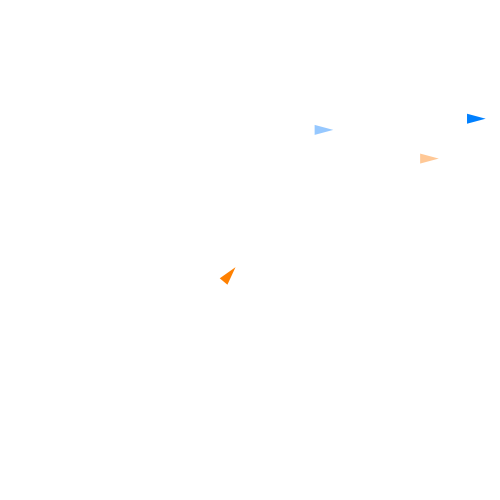
Frame 1 (no input)
Frame 60 (the mouse pressed at the canvas centre just before this capture): identical to frame 1, image omitted
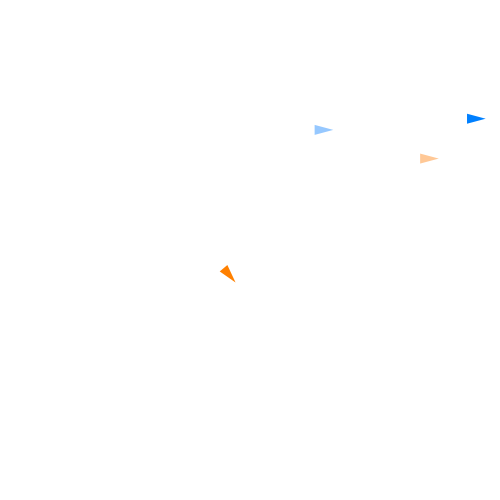
Frame 120 (the mouse held since frame 60 and released just before this capture)

The Processing sketch that drew these frames (run headless with seeded random() and noise(); from frame 60 on, the mouse is pressed at the canvas centre):

// Processing sketch: Dogfight
// ── Dogfight.pde
int num1 = 2;
int num2 = 2;
float rotSpeed = 0.1;
float [] x1 = new float[num1];
float [] y1 = new float[num1];
float [] vx1 = new float[num1];
float [] vy1 = new float[num1];
float [] theta1 = new float[num1];
color [] c1 = new color[num1];
float [] x2 = new float[num2];
float [] y2 = new float[num2];
float [] vx2 = new float[num2];
float [] vy2 = new float[num2];
float [] theta2 = new float[num2];
color [] c2 = new color[num2];

void setup() {
  size(500,500);
  for(int i = 0; i < num1; i++) {
    x1[i] = random(width);
    y1[i] = random(height);
    vx1[i] = 0;
    vy1[i] = 0;
    theta1[i] = 0;
    c1[i] = color(150,200,255);
  }
  c1[num1-1] = color(0,128,255);
  for(int i = 0; i < num2; i++) {
    x2[i] = random(width);
    y2[i] = random(height);
    vx2[i] = 0;
    vy2[i] = 0;
    theta2[i] = 0;
    c2[i] = color(255,200,150);
  }
  c2[num2-1] = color(255,128,0);
}

void draw() {
  background(255);
  noStroke();
  for(int i = 0; i < num1; i++) {
    fill(c1[i]);
    x1[i] += vx1[i];
    y1[i] += vy1[i];
    if(x1[i] > width) {
      x1[i] = 0;
    } else if(x1[i] < 0) {
      x1[i] = width;
    }
    if(y1[i] > height) {
      y1[i] = 0;
    } else if(y1[i] < 0) {
      y1[i] = height;
    }
    triangle(x1[i]+10*cos(theta1[i]+5*PI/6),y1[i]-10*sin(theta1[i]+5*PI/6),x1[i]+10*cos(theta1[i]),y1[i]-10*sin(theta1[i]),x1[i]+10*cos(theta1[i]-5*PI/6),y1[i]-10*sin(theta1[i]-5*PI/6));
  }
  theta2[num2-1] = atan((y2[num2-1]-mouseY)/(x2[num2-1]-mouseX));
  for(int i = 0; i < num2; i++) {
    fill(c2[i]);
    x2[i] += vx1[i];
    y2[i] += vy1[i];
    if(x2[i] > width) {
      x2[i] = 0;
    } else if(x1[i] < 0) {
      x2[i] = width;
    }
    if(y2[i] > height) {
      y2[i] = 0;
    } else if(y2[i] < 0) {
      y2[i] = height;
    }
    triangle(x2[i]+10*cos(theta2[i]+5*PI/6),y2[i]-10*sin(theta2[i]+5*PI/6),x2[i]+10*cos(theta2[i]),y2[i]-10*sin(theta2[i]),x2[i]+10*cos(theta2[i]-5*PI/6),y2[i]-10*sin(theta2[i]-5*PI/6));
  }
  if (keyPressed) {
    if (keyCode == UP) {
      vx1[num1-1] += 0.25*cos(theta1[num1-1]);
      vy1[num1-1] -= 0.25*sin(theta1[num1-1]);
    }
    if (keyCode == RIGHT) {
      theta1[num1-1] -= rotSpeed;
    }
    if (keyCode == LEFT) {
      theta1[num1-1] += rotSpeed;
    }
  }
}
